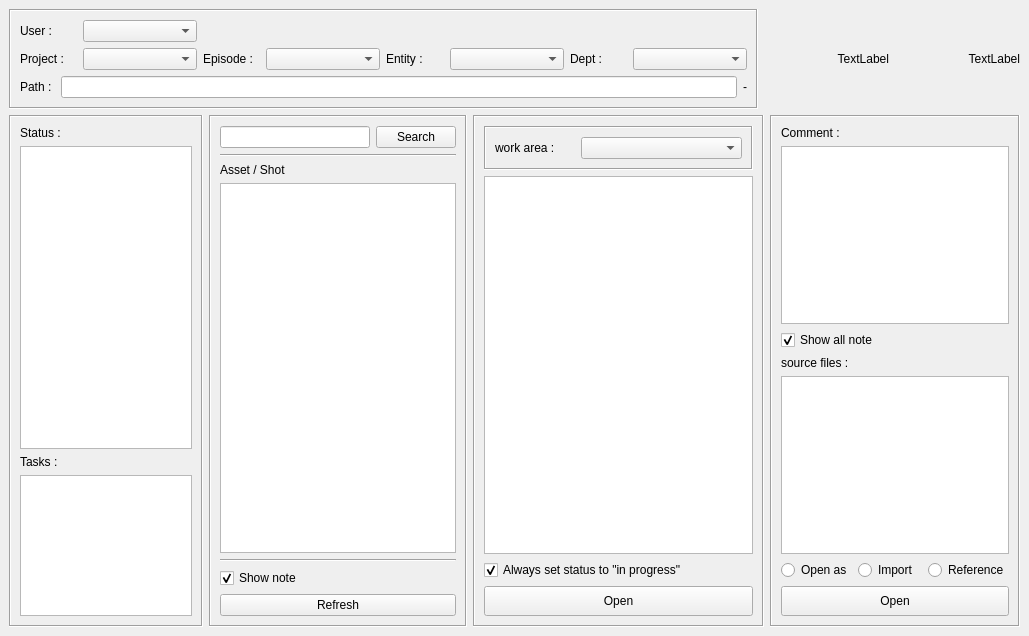
<?xml version="1.0" encoding="UTF-8"?>
<ui version="4.0">
 <class>taskManager</class>
 <widget class="QMainWindow" name="taskManager">
  <property name="geometry">
   <rect>
    <x>0</x>
    <y>0</y>
    <width>1029</width>
    <height>636</height>
   </rect>
  </property>
  <property name="windowTitle">
   <string>pt Task Manager v.2.0</string>
  </property>
  <widget class="QWidget" name="centralwidget">
   <layout class="QVBoxLayout" name="verticalLayout_9">
    <item>
     <layout class="QHBoxLayout" name="horizontalLayout_7" stretch="18,3,3">
      <item>
       <widget class="QFrame" name="frame">
        <property name="frameShape">
         <enum>QFrame::Box</enum>
        </property>
        <property name="frameShadow">
         <enum>QFrame::Sunken</enum>
        </property>
        <layout class="QVBoxLayout" name="verticalLayout_2">
         <item>
          <layout class="QGridLayout" name="gridLayout_2" columnstretch="1,2,1,2,1,2,1,2">
           <item row="2" column="0">
            <widget class="QLabel" name="label">
             <property name="text">
              <string>Project : </string>
             </property>
            </widget>
           </item>
           <item row="1" column="0">
            <widget class="QLabel" name="label_2">
             <property name="text">
              <string>User : </string>
             </property>
            </widget>
           </item>
           <item row="1" column="1">
            <widget class="QComboBox" name="user_comboBox"/>
           </item>
           <item row="2" column="1">
            <widget class="QComboBox" name="project_comboBox"/>
           </item>
           <item row="2" column="7">
            <widget class="QComboBox" name="step_comboBox"/>
           </item>
           <item row="2" column="3">
            <widget class="QComboBox" name="episode_comboBox">
             <property name="enabled">
              <bool>true</bool>
             </property>
            </widget>
           </item>
           <item row="2" column="5">
            <widget class="QComboBox" name="entity_comboBox"/>
           </item>
           <item row="2" column="6">
            <widget class="QLabel" name="label_10">
             <property name="text">
              <string>Dept : </string>
             </property>
            </widget>
           </item>
           <item row="2" column="4">
            <widget class="QLabel" name="label_6">
             <property name="text">
              <string>Entity : </string>
             </property>
            </widget>
           </item>
           <item row="2" column="2">
            <widget class="QLabel" name="label_4">
             <property name="text">
              <string>Episode : </string>
             </property>
            </widget>
           </item>
          </layout>
         </item>
         <item>
          <layout class="QHBoxLayout" name="horizontalLayout_2">
           <item>
            <widget class="QLabel" name="label_3">
             <property name="text">
              <string>Path : </string>
             </property>
            </widget>
           </item>
           <item>
            <widget class="QLineEdit" name="path_lineEdit">
             <property name="text">
              <string/>
             </property>
            </widget>
           </item>
           <item>
            <widget class="QLabel" name="status_label">
             <property name="text">
              <string>-</string>
             </property>
            </widget>
           </item>
          </layout>
         </item>
        </layout>
       </widget>
      </item>
      <item>
       <widget class="QLabel" name="logo2_label">
        <property name="text">
         <string>TextLabel</string>
        </property>
        <property name="alignment">
         <set>Qt::AlignRight|Qt::AlignTrailing|Qt::AlignVCenter</set>
        </property>
       </widget>
      </item>
      <item>
       <widget class="QLabel" name="logo_label">
        <property name="text">
         <string>TextLabel</string>
        </property>
        <property name="alignment">
         <set>Qt::AlignRight|Qt::AlignTrailing|Qt::AlignVCenter</set>
        </property>
       </widget>
      </item>
     </layout>
    </item>
    <item>
     <layout class="QHBoxLayout" name="horizontalLayout_6" stretch="11,7,6">
      <item>
       <layout class="QVBoxLayout" name="verticalLayout_4">
        <item>
         <layout class="QHBoxLayout" name="horizontalLayout" stretch="3,4">
          <item>
           <widget class="QFrame" name="frame_4">
            <property name="frameShape">
             <enum>QFrame::Box</enum>
            </property>
            <property name="frameShadow">
             <enum>QFrame::Sunken</enum>
            </property>
            <layout class="QVBoxLayout" name="verticalLayout_5" stretch="4,2">
             <item>
              <layout class="QVBoxLayout" name="verticalLayout_8">
               <item>
                <widget class="QLabel" name="label_9">
                 <property name="text">
                  <string>Status : </string>
                 </property>
                </widget>
               </item>
               <item>
                <widget class="QListWidget" name="status_listWidget"/>
               </item>
              </layout>
             </item>
             <item>
              <layout class="QVBoxLayout" name="verticalLayout_6">
               <item>
                <widget class="QLabel" name="label_7">
                 <property name="text">
                  <string>Tasks : </string>
                 </property>
                </widget>
               </item>
               <item>
                <widget class="QListWidget" name="task_listWidget"/>
               </item>
              </layout>
             </item>
            </layout>
           </widget>
          </item>
          <item>
           <widget class="QFrame" name="frame_6">
            <property name="frameShape">
             <enum>QFrame::Box</enum>
            </property>
            <property name="frameShadow">
             <enum>QFrame::Sunken</enum>
            </property>
            <layout class="QVBoxLayout" name="verticalLayout_10">
             <item>
              <layout class="QHBoxLayout" name="horizontalLayout_5">
               <item>
                <widget class="QLineEdit" name="search_lineEdit"/>
               </item>
               <item>
                <widget class="QPushButton" name="search_pushButton">
                 <property name="text">
                  <string>Search</string>
                 </property>
                </widget>
               </item>
              </layout>
             </item>
             <item>
              <widget class="Line" name="line">
               <property name="orientation">
                <enum>Qt::Horizontal</enum>
               </property>
              </widget>
             </item>
             <item>
              <layout class="QVBoxLayout" name="verticalLayout_11">
               <item>
                <widget class="QLabel" name="label_8">
                 <property name="text">
                  <string>Asset / Shot</string>
                 </property>
                </widget>
               </item>
               <item>
                <widget class="QListWidget" name="entities_listWidget"/>
               </item>
               <item>
                <widget class="Line" name="line_2">
                 <property name="orientation">
                  <enum>Qt::Horizontal</enum>
                 </property>
                </widget>
               </item>
               <item>
                <widget class="QCheckBox" name="note_checkBox">
                 <property name="text">
                  <string>Show note</string>
                 </property>
                 <property name="checked">
                  <bool>true</bool>
                 </property>
                </widget>
               </item>
               <item>
                <widget class="QPushButton" name="refresh_pushButton">
                 <property name="text">
                  <string>Refresh</string>
                 </property>
                </widget>
               </item>
              </layout>
             </item>
            </layout>
           </widget>
          </item>
         </layout>
        </item>
       </layout>
      </item>
      <item>
       <widget class="QFrame" name="frame_5">
        <property name="frameShape">
         <enum>QFrame::Box</enum>
        </property>
        <property name="frameShadow">
         <enum>QFrame::Sunken</enum>
        </property>
        <layout class="QVBoxLayout" name="verticalLayout_7">
         <item>
          <widget class="QFrame" name="frame_2">
           <property name="frameShape">
            <enum>QFrame::Box</enum>
           </property>
           <property name="frameShadow">
            <enum>QFrame::Sunken</enum>
           </property>
           <layout class="QHBoxLayout" name="horizontalLayout_3" stretch="1,2">
            <item>
             <widget class="QLabel" name="label_5">
              <property name="text">
               <string>work area : </string>
              </property>
             </widget>
            </item>
            <item>
             <widget class="QComboBox" name="work_comboBox"/>
            </item>
           </layout>
          </widget>
         </item>
         <item>
          <widget class="QListWidget" name="work_listWidget"/>
         </item>
         <item>
          <widget class="QCheckBox" name="ip_checkBox">
           <property name="text">
            <string>Always set status to &quot;in progress&quot;</string>
           </property>
           <property name="checked">
            <bool>true</bool>
           </property>
          </widget>
         </item>
         <item>
          <widget class="QPushButton" name="open_pushButton">
           <property name="minimumSize">
            <size>
             <width>0</width>
             <height>30</height>
            </size>
           </property>
           <property name="text">
            <string>Open</string>
           </property>
          </widget>
         </item>
        </layout>
       </widget>
      </item>
      <item>
       <widget class="QFrame" name="frame_8">
        <property name="frameShape">
         <enum>QFrame::Box</enum>
        </property>
        <property name="frameShadow">
         <enum>QFrame::Sunken</enum>
        </property>
        <layout class="QVBoxLayout" name="verticalLayout_13">
         <item>
          <widget class="QLabel" name="label_12">
           <property name="text">
            <string>Comment : </string>
           </property>
          </widget>
         </item>
         <item>
          <widget class="QPlainTextEdit" name="comment_plainTextEdit"/>
         </item>
         <item>
          <widget class="QCheckBox" name="showAll_checkBox">
           <property name="text">
            <string>Show all note</string>
           </property>
           <property name="checked">
            <bool>true</bool>
           </property>
          </widget>
         </item>
         <item>
          <widget class="QLabel" name="label_13">
           <property name="text">
            <string>source files : </string>
           </property>
          </widget>
         </item>
         <item>
          <widget class="QListWidget" name="sourceFiles_listWidget"/>
         </item>
         <item>
          <layout class="QHBoxLayout" name="horizontalLayout_4">
           <item>
            <widget class="QRadioButton" name="openAs_radioButton">
             <property name="text">
              <string>Open as</string>
             </property>
            </widget>
           </item>
           <item>
            <widget class="QRadioButton" name="import_radioButton">
             <property name="text">
              <string>Import</string>
             </property>
            </widget>
           </item>
           <item>
            <widget class="QRadioButton" name="reference_radioButton">
             <property name="text">
              <string>Reference</string>
             </property>
            </widget>
           </item>
          </layout>
         </item>
         <item>
          <widget class="QPushButton" name="open_pushButton_2">
           <property name="minimumSize">
            <size>
             <width>0</width>
             <height>30</height>
            </size>
           </property>
           <property name="text">
            <string>Open</string>
           </property>
          </widget>
         </item>
        </layout>
       </widget>
      </item>
     </layout>
    </item>
   </layout>
  </widget>
  <widget class="QMenuBar" name="menubar">
   <property name="geometry">
    <rect>
     <x>0</x>
     <y>0</y>
     <width>1029</width>
     <height>21</height>
    </rect>
   </property>
  </widget>
 </widget>
 <resources/>
 <connections/>
</ui>
